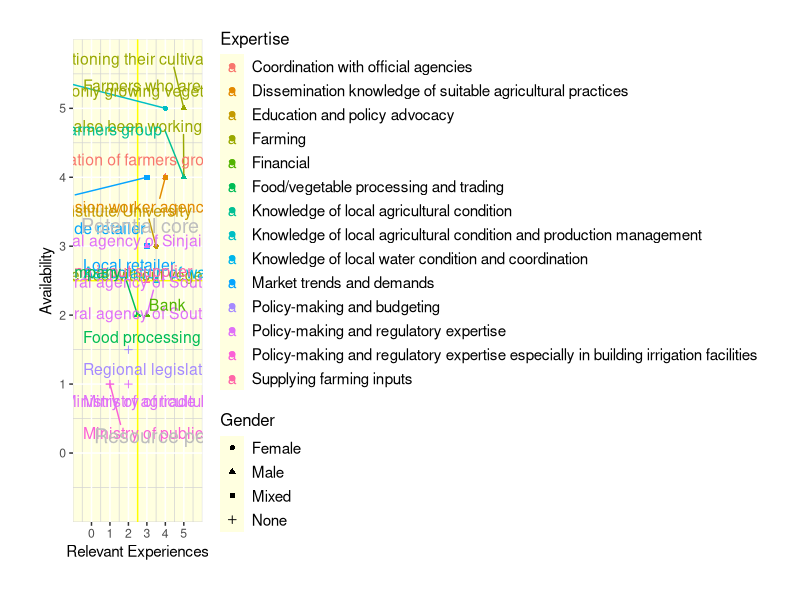
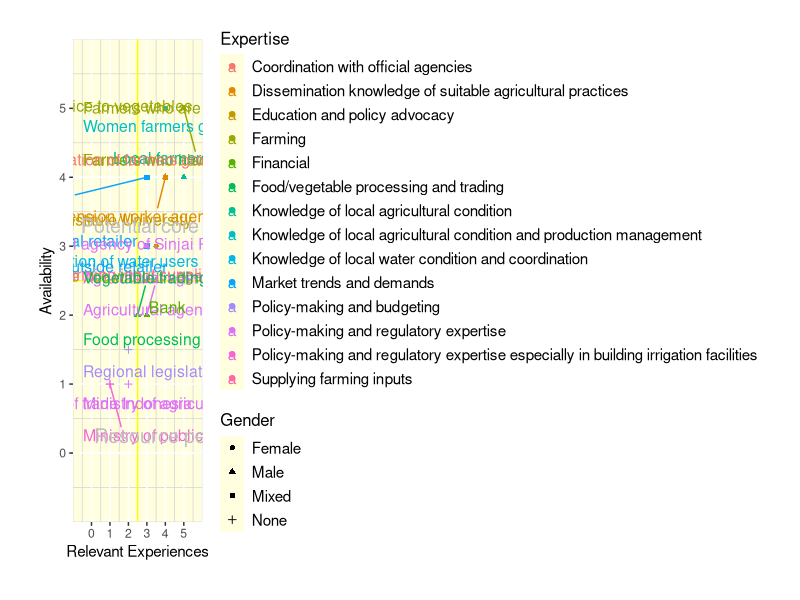
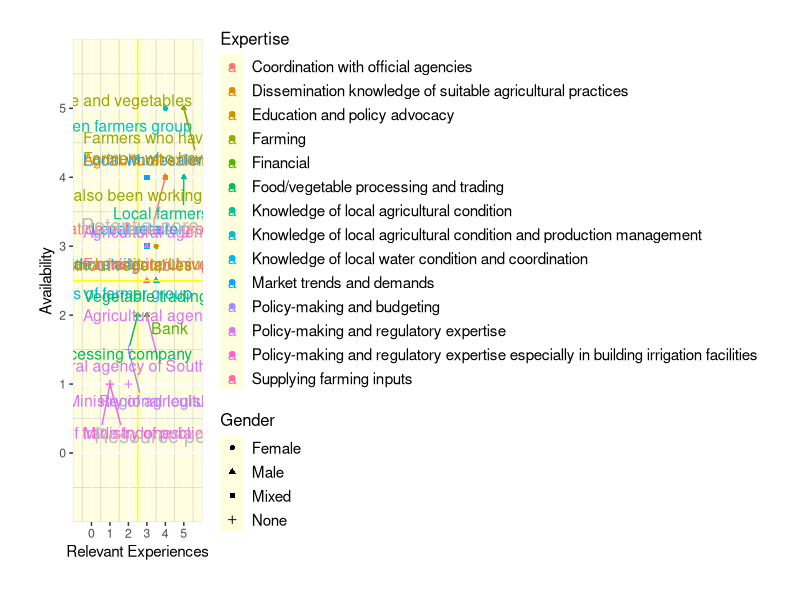
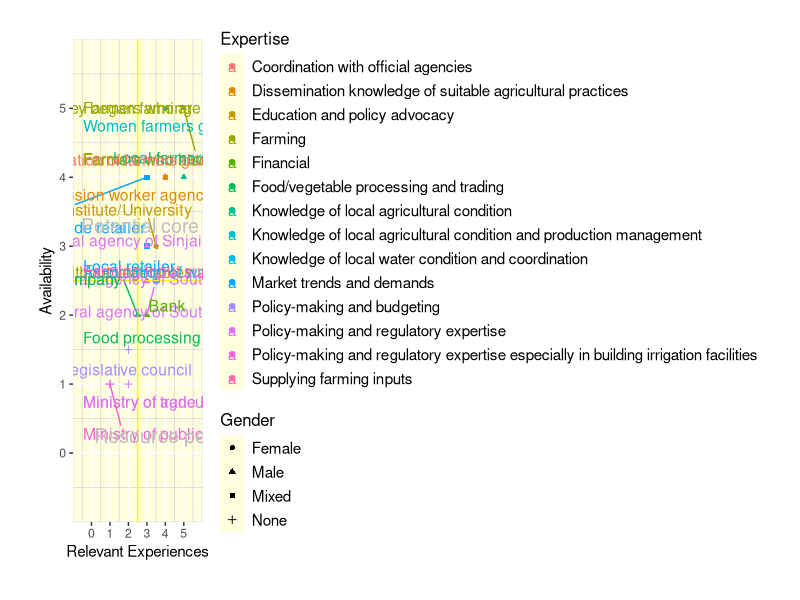
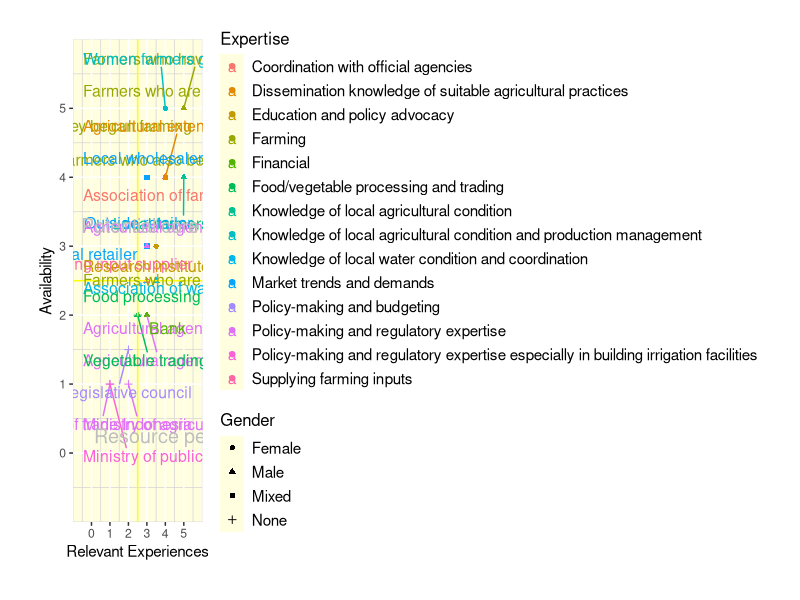
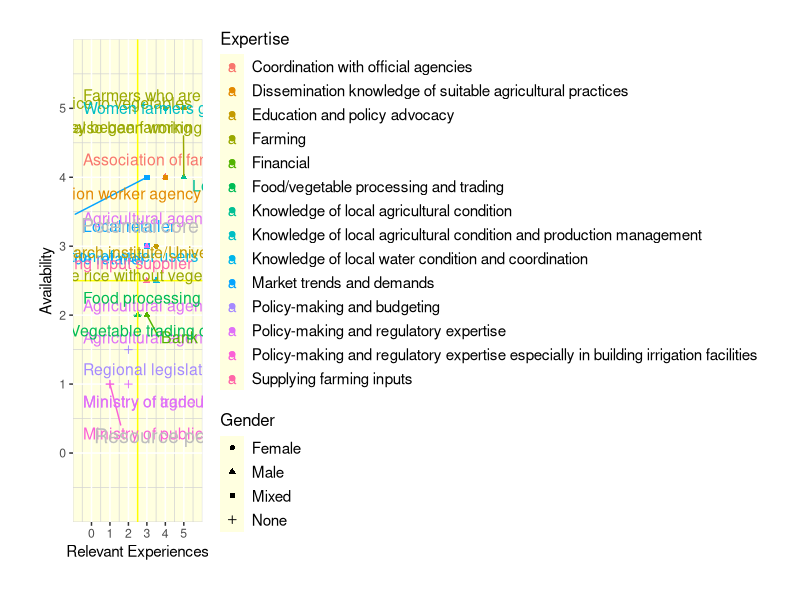
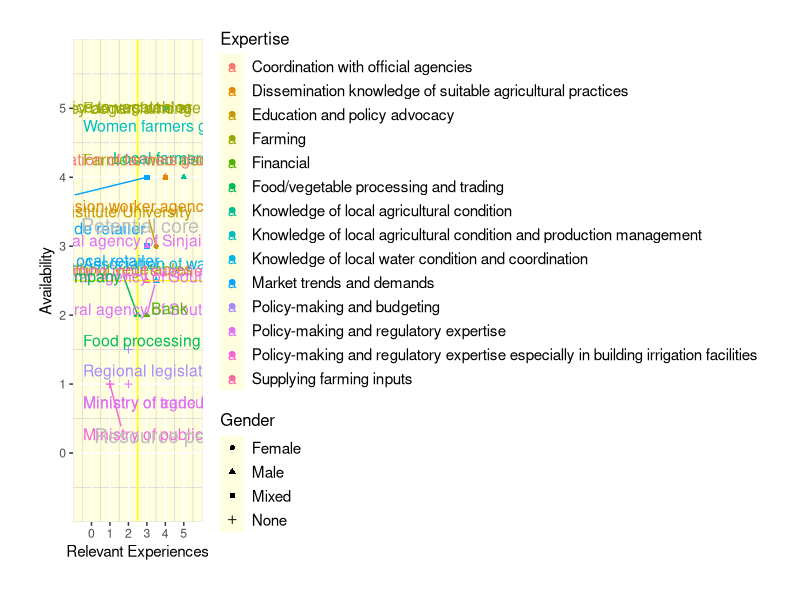
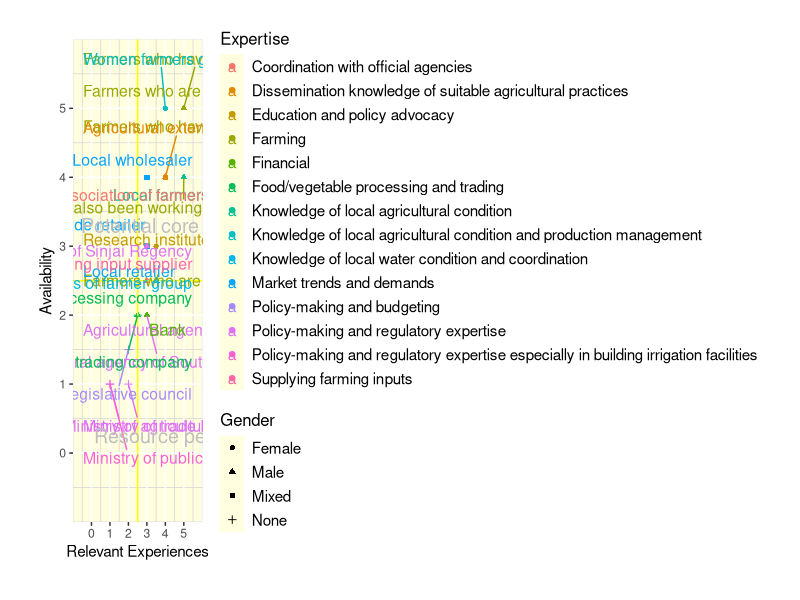

Write the R code that produced these figures, in order.
library(ggplot2)
library(ggrepel)
library(ggthemes)
#Call data for stakeholders' expertise, willingness and potential contribution 
#in the decision analysis#

stakeholder<-read.csv("stakeholders.csv", sep = ";")
# Plot stakeholders' experience, availability and expertise in decision analysis ####

expertplot<-ggplot(data = stakeholder, aes(x=Experience, y=Availability, 
                              label =stakeholders, color=Expertise))+ 
  geom_point(aes(shape=Gender))+
  xlab("Relevant Experiences")+
  # labs(title = "Categorization of relevant stakeholders in transitioning from rice to vegetables in upland area of Indonesia")+
 #label names of stakeholder and expand space to show full names
  scale_x_continuous(labels = paste(seq(0, 5, by = 1)), 
                     breaks = seq(0,5, by = 1), 
                     limits = c(0, 5),
                     expand = c(0,1))+
  scale_y_continuous(labels = paste(seq(0, 5, by = 1)), 
                     breaks = seq(0,5, by = 1), 
                     limits = c(0, 5),
                     expand = c(0,1))+
  theme(plot.margin = unit(c(1,1,1,1), "cm"),
        legend.title = element_text(size = 12),
        legend.position = "right",
        # legend.justification = c("right", "top"),
        # legend.box.just = "left",
        legend.margin = margin(2,2,2,2),
        legend.text = element_text(size = 11),
        plot.title = element_text(size=rel(1.7)),
        plot.title.position = "plot",
        panel.background = element_rect(fill = "lightyellow"),
        panel.grid.minor = element_line(colour = "lightgrey"),
        # panel.border = element_rect(linetype = "solid", fill = NA),
        panel.ontop = FALSE,
        strip.background = element_rect(colour = "black", fill = "white"))+

  # Create line to categorize stakeholders
  geom_hline(yintercept=2.5, color="yellow", size=0.5)+
  geom_vline(xintercept=2.5, color="yellow", size=0.5)+

  # Show all names of overlapped values
  # https://ggrepel.slowkow.com/articles/examples.html
  
  geom_text_repel(box.padding = 0.5, max.overlaps = Inf, size=4)+
  annotate("text", label = "Potential core experts",
    x = 4.5, y = 3.3, size = 5, colour = "grey")+
  annotate("text", label = "Resource persons",
           x = 4.5, y = 0.25, size = 5, colour = "grey")

plot(expertplot)

  # save the plot
  ggsave("expertplot.png", dpi=400, height=7, width = 15)
 
  ggsave("expertplot1.png", dpi=400, height=7, width = 15)
  
  ggsave("expertplot2.png", dpi=400, height=7, width = 15)
  
  ggsave("expertplot3.png", dpi=400, height=7, width = 15)
  
  ggsave("expertplot4.png", dpi=400, height=7, width = 15)
  
  ggsave("expertplot5.png", dpi=400, height=8, width = 15)
  
  ggsave("expertplot6.png", dpi=400, height=8, width = 15)
  
  ggsave("expertplot7.png", dpi=400, height=10, width = 15)
  
  ggsave("expertplot8.png", dpi=400, height=10, width = 15)
  
  ggsave("expertplot9.png", dpi=400, height=10, width = 15)
  
  ggsave("expertplot10.png", dpi=400, height=8, width = 13)
  
  ggsave("expertplot11.png", dpi=300, height=9, width = 19)
  
  ggsave("expertplot12.png", dpi=300, height=12, width = 15)

  
  #2. Stakeholder power and interest analysis

  stakeholder_power_interest<-ggplot(data = stakeholder, aes(x=Interest, y=Influence, 
                                                            label=stakeholders, color=Attitude, size=Relevance))+ 
    geom_point(alpha=0.5)+
    xlab("Perceived Interest")+
    ylab("Perceived Influence")+
    labs (color="Attitude", size="Relevance")+
    
    #label names of stakeholder and expand space to show full names
    scale_x_continuous(labels = paste(seq(0, 5, by = 1)), 
                       breaks = seq(0,5, by = 1), 
                       limits = c(-0.5, 5.5))+
    scale_y_continuous(labels = paste(seq(0, 5, by = 1)), 
                       breaks = seq(0,5, by = 1), 
                       limits = c(-0.5, 5.5))+
    
    # Show the size from 0 to 5, not only from 2-5 although we do not have 0 and 1 in the data table
    scale_size(labels = paste(seq(0, 5, by = 1)), 
               breaks = seq(0,5, by = 1), 
               limits = c(0, 5))+
    
    coord_cartesian(clip = "off")+
    
    theme(plot.margin = unit(c(1,1,1,1), "cm"),
                legend.position = "right",
                legend.text = element_text(size = 12),
                plot.title = element_text(size=rel(1.7)),
                plot.title.position = "plot",
                panel.background = element_rect(fill = "lightyellow"),
                panel.ontop = FALSE,
                strip.background = element_rect(colour = "black", fill = "white"))+
    
    scale_color_manual(breaks = c("Positive", "Neutral", "No information"),
                       values=c("darkgreen", "blue", "brown"))+
    # Create line to categorize stakeholders
    geom_hline(yintercept=2.5, color="lightgrey", size=0.5)+
    geom_vline(xintercept=2.5, color="lightgrey", size=0.5)+
    # Show all names of overlapped values
    # https://ggrepel.slowkow.com/articles/examples.html
    geom_text_repel(box.padding = 0.3, max.overlaps = Inf, size=2)+
    annotate("text", label = "High Interest, High Influence",
             x = 4.0, y = 5.5, size = 3.8, colour = "darkgrey")+
    annotate("text", label = "High Interest, Low Influence",
             x = 4.0, y = -0.5, size = 3.8, colour = "darkgrey")+
    annotate("text", label = "Low Interest, High Influence",
             x = 1.0, y = 5.5, size = 3.8, colour = "darkgrey")+
    annotate("text", label = "Low Interest, Low Influence",
             x = 1.0, y = -0.5, size = 3.8, colour = "darkgrey")
  
  ggsave("stakeholders_power_interest.png", dpi=400, height=7, width = 8)
  
  ggsave("stakeholders_power_interest1.png", dpi=400, height=7, width = 8)
  
  ggsave("stakeholders_power_interest2.png", dpi=400, height=7, width = 8)
  
